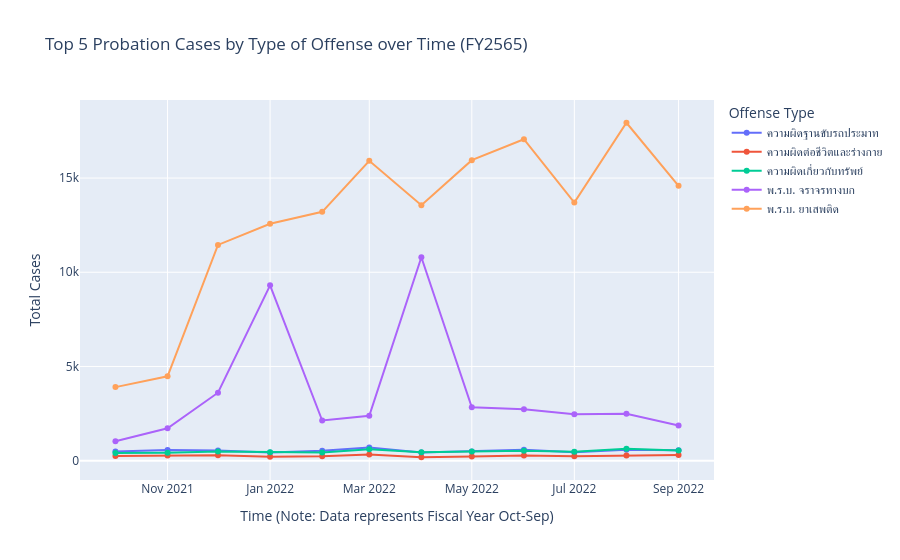

This figure's notebook cell:
### Markdown cell above
### แผนภาพที่ 2 (เพิ่มเติม): แนวโน้มคดีคุมความประพฤติ 5 อันดับแรก
เป้าหมาย: แสดงแนวโน้มของฐานความผิดหลักเพื่อให้เปรียบเทียบและการอ่านข้อมูลได้ง่ายและชัดเจนขึ้น

### Code cell
# หา 5 ฐานความผิดที่มีจำนวนคดีรวมสูงสุด
top_5_offenses = df_g_agg.groupby('ฐานความผิด')['Cases'].sum().nlargest(5).index
df_top5 = df_g_agg[df_g_agg['ฐานความผิด'].isin(top_5_offenses)]

fig2_1 = px.line(df_top5, x='Date_Str', y='Cases', color='ฐานความผิด', markers=True,
                 title='Top 5 Probation Cases by Type of Offense over Time (FY2565)',
                 labels={'Date_Str': 'Time (Fiscal Year 2565)', 'Cases': 'Total Cases', 'ฐานความผิด': 'Offense Type'})
fig2_1.update_layout(xaxis_title='Time (Note: Data represents Fiscal Year Oct-Sep)')
fig2_1.show()

### Figure 1 — Plotly figure (JSON) as saved in the notebook; plotly's stock layout.template omitted (floating-point values rounded to 4 significant figures)
{"data": [{"hovertemplate": "Offense Type=ความผิดฐานขับรถประมาท<br>Time (Fiscal Year 2565)=%{x}<br>Total Cases=%{y}<extra></extra>", "legendgroup": "ความผิดฐานขับรถประมาท", "line": {"color": "#636efa", "dash": "solid"}, "marker": {"symbol": "circle"}, "mode": "lines+markers", "name": "ความผิดฐานขับรถประมาท", "orientation": "v", "showlegend": true, "type": "scatter", "x": ["2021-10", "2021-11", "2021-12", "2022-01", "2022-02", "2022-03", "2022-04", "2022-05", "2022-06", "2022-07", "2022-08", "2022-09"], "xaxis": "x", "y": [490, 560, 534, 435, 530, 692, 439, 489, 574, 448, 583, 556], "yaxis": "y"}, {"hovertemplate": "Offense Type=ความผิดต่อชีวิตและร่างกาย<br>Time (Fiscal Year 2565)=%{x}<br>Total Cases=%{y}<extra></extra>", "legendgroup": "ความผิดต่อชีวิตและร่างกาย", "line": {"color": "#EF553B", "dash": "solid"}, "marker": {"symbol": "circle"}, "mode": "lines+markers", "name": "ความผิดต่อชีวิตและร่างกาย", "orientation": "v", "showlegend": true, "type": "scatter", "x": ["2021-10", "2021-11", "2021-12", "2022-01", "2022-02", "2022-03", "2022-04", "2022-05", "2022-06", "2022-07", "2022-08", "2022-09"], "xaxis": "x", "y": [244, 279, 282, 207, 232, 321, 181, 226, 271, 234, 270, 298], "yaxis": "y"}, {"hovertemplate": "Offense Type=ความผิดเกี่ยวกับทรัพย์<br>Time (Fiscal Year 2565)=%{x}<br>Total Cases=%{y}<extra></extra>", "legendgroup": "ความผิดเกี่ยวกับทรัพย์", "line": {"color": "#00cc96", "dash": "solid"}, "marker": {"symbol": "circle"}, "mode": "lines+markers", "name": "ความผิดเกี่ยวกับทรัพย์", "orientation": "v", "showlegend": true, "type": "scatter", "x": ["2021-10", "2021-11", "2021-12", "2022-01", "2022-02", "2022-03", "2022-04", "2022-05", "2022-06", "2022-07", "2022-08", "2022-09"], "xaxis": "x", "y": [405, 423, 487, 440, 433, 609, 444, 487, 529, 473, 627, 544], "yaxis": "y"}, {"hovertemplate": "Offense Type=พ.ร.บ. จราจรทางบก<br>Time (Fiscal Year 2565)=%{x}<br>Total Cases=%{y}<extra></extra>", "legendgroup": "พ.ร.บ. จราจรทางบก", "line": {"color": "#ab63fa", "dash": "solid"}, "marker": {"symbol": "circle"}, "mode": "lines+markers", "name": "พ.ร.บ. จราจรทางบก", "orientation": "v", "showlegend": true, "type": "scatter", "x": ["2021-10", "2021-11", "2021-12", "2022-01", "2022-02", "2022-03", "2022-04", "2022-05", "2022-06", "2022-07", "2022-08", "2022-09"], "xaxis": "x", "y": [1030, 1718, 3607, 9304, 2130, 2383, 10799, 2830, 2726, 2469, 2486, 1867], "yaxis": "y"}, {"hovertemplate": "Offense Type=พ.ร.บ. ยาเสพติด<br>Time (Fiscal Year 2565)=%{x}<br>Total Cases=%{y}<extra></extra>", "legendgroup": "พ.ร.บ. ยาเสพติด", "line": {"color": "#FFA15A", "dash": "solid"}, "marker": {"symbol": "circle"}, "mode": "lines+markers", "name": "พ.ร.บ. ยาเสพติด", "orientation": "v", "showlegend": true, "type": "scatter", "x": ["2021-10", "2021-11", "2021-12", "2022-01", "2022-02", "2022-03", "2022-04", "2022-05", "2022-06", "2022-07", "2022-08", "2022-09"], "xaxis": "x", "y": [3904, 4477, 11451, 12573, 13209, 15917, 13556, 15949, 17061, 13698, 17936, 14590], "yaxis": "y"}], "layout": {"legend": {"title": {"text": "Offense Type"}, "tracegroupgap": 0}, "title": {"text": "Top 5 Probation Cases by Type of Offense over Time (FY2565)"}, "xaxis": {"anchor": "y", "domain": [0.0, 1.0], "title": {"text": "Time (Note: Data represents Fiscal Year Oct-Sep)"}}, "yaxis": {"anchor": "x", "domain": [0.0, 1.0], "title": {"text": "Total Cases"}}}}
